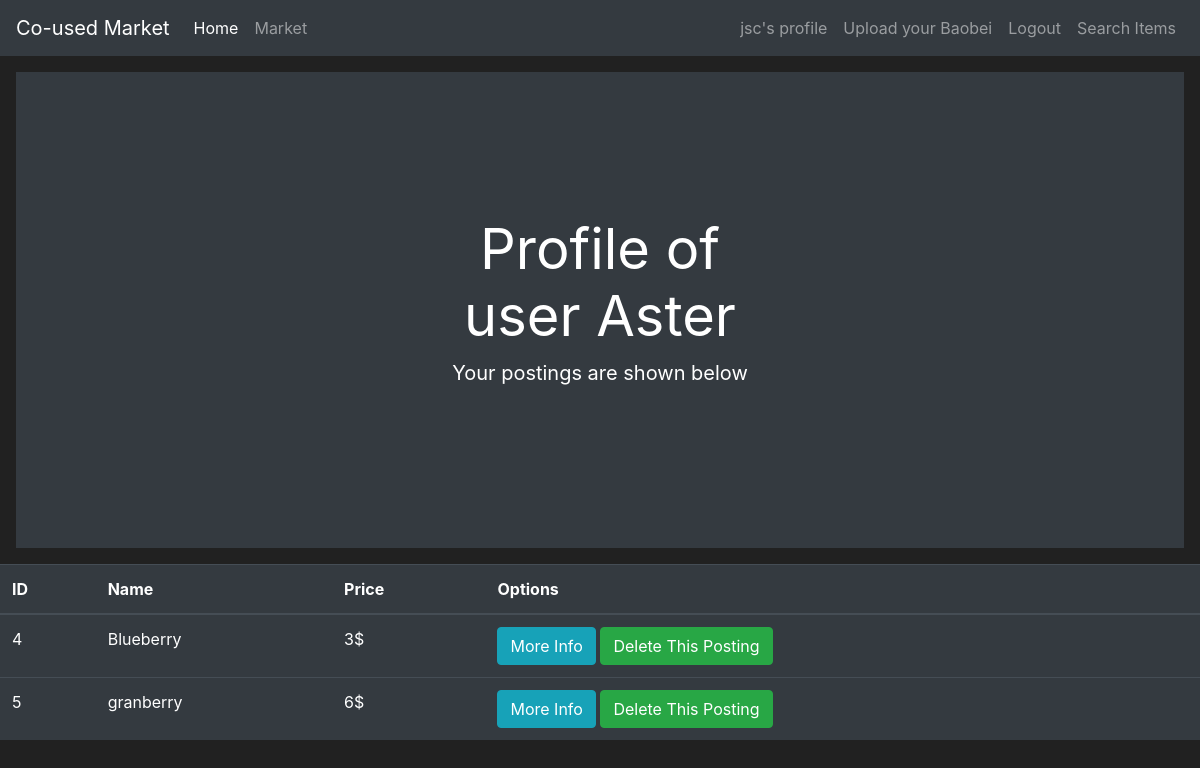
/profile/6 (signed in), run on the app's committed database.
### market/models.py (models this page shows, shortened)
class User(db.Model, UserMixin):
	id = db.Column(db.Integer(), primary_key=True)
	username = db.Column(db.String(length=30), nullable=False, unique=True)
	email_address = db.Column(db.String(length=50), nullable=False, unique=True)
	password_hash = db.Column(db.String(length=60), nullable=False)
	budget = db.Column(db.Integer(), nullable=False, default=1000)
	items = db.relationship('Item', backref='owned_user', lazy=True)
	@property
	def password(self):
		return self.password

class Posting(db.Model):
	id = db.Column(db.Integer(), primary_key=True)
	itemname = db.Column(db.String(length=30), nullable=False, unique=False)
	email_address = db.Column(db.String(length=50), nullable=False, unique=True)
	phone = db.Column(db.String(length=15), nullable=False, unique=False)
	date = db.Column(db.String(length=10), nullable=True, unique=False)
	pick_address = db.Column(db.String(length=30), nullable=False, unique=False)
	price = db.Column(db.Integer(), nullable=False)
	description = db.Column(db.String(length=300), nullable=False, unique=False)
	image = db.Column(db.String(length=100), nullable=True, unique=True)

### market/routes.py (the view)
@app.route('/profile/<string:userid>', methods=['GET', 'POST'])
def profile_page(userid):
    user = User.query.filter_by(id=int(userid)).one()
    email = user.email_address
    postings = Posting.query.filter_by(email_address=email)
    return render_template('profile.html', user=user, postings=postings)

### market/models.py (called while the page is built)
@login_manager.user_loader
def load_user(user_id):
    return User.query.get(int(user_id))

### market/templates/profile.html (shortened to what this page needs)
{% extends 'base.html' %}
{% block content %}
<div class="position-relative overflow-hidden p-3 p-md-5 m-md-3 text-center bg-dark" style="color:white">
    <div class="col-md-5 p-lg-5 mx-auto my-5">
        <h2 class="display-4 font-weight-normal">Profile of user {{ user.username }}</h2>
        <p class="lead font-weight-normal">Your postings are shown below</p>
    </div>
</div>
    <table class="table table-hover table-dark">
      <thead>
          <tr>
              <th scope="col">ID</th>
              <th scope="col">Name</th>
              <th scope="col">Price</th>
              <th scope="col">Options</th>
          </tr>
      </thead>
      <tbody>
          {% for posting in postings %}
            <tr>
                <td>{{ posting.id }}</td>
                <td>{{ posting.itemname }}</td>
                <td>{{ posting.price }}$</td>
                <td>
                  <a href="{{ url_for('info_page', id=posting.id)}}">
                    <button class="btn btn-outline btn-info">More Info</button>
                  </a>
                  <a href="{{ url_for('delete_page', postingid=posting.id, userid=user.id)}}">
                  	<button class="btn btn-outline btn-success">Delete This Posting</button>
                  </a>
                </td>
            </tr>
          {% endfor %}
      </tbody>
    </table>
{% endblock %}

### market/templates/base.html (shortened to what this page needs)
<!doctype html>
<html lang="en">
   <head>
      <link rel="stylesheet" href="https://cdn.jsdelivr.net/npm/bootstrap@4.5.3/dist/css/bootstrap.min.css">
   </head>
   <body>
      <nav class="navbar navbar-expand-md navbar-dark bg-dark">
         <a class="navbar-brand" href="#">Co-used Market</a>
         <div class="collapse navbar-collapse" id="navbarNav">
           <ul class="navbar-nav mr-auto">
             <li class="nav-item active">
                 <a class="nav-link" href="{{ url_for('home_page') }}">Home <span class="sr-only">(current)</span></a>
             </li>
             <li class="nav-item">
                 <a class="nav-link" href="{{ url_for('market_page') }}">Market</a>
             </li>
           </ul>
            {% if current_user.is_authenticated %}
             <ul class="navbar-nav">
               <li class="nav-item">
                   <a class="nav-link" href="{{ url_for('profile_page', userid=current_user.id) }}" > {{ current_user.username }}'s profile</a>
               </li>
               <li class="nav-item">
                   <a class="nav-link" href="{{ url_for('upload_page') }}">Upload your Baobei</a>
               </li>
               <li class="nav-item">
                   <a class="nav-link" href="{{ url_for('logout_page') }}">Logout</a>
               </li>
               <li class="nav-item">
                   <a class="nav-link" href="{{ url_for('search_page') }}">Search Items</a>
               </li>
             </ul>
            {% endif %}
         </div>
      </nav>
      {% block content %}
      {% endblock %}
   </body>
</html>

### market/templates/base.html (style rules this page uses)
body { background-color: #212121; color: white }

### data on the page
User: username "jsc"
User: username "Aster"
Posting: id "4", itemname "Blueberry", price "3"
Posting: id "5", itemname "granberry", price "6"
